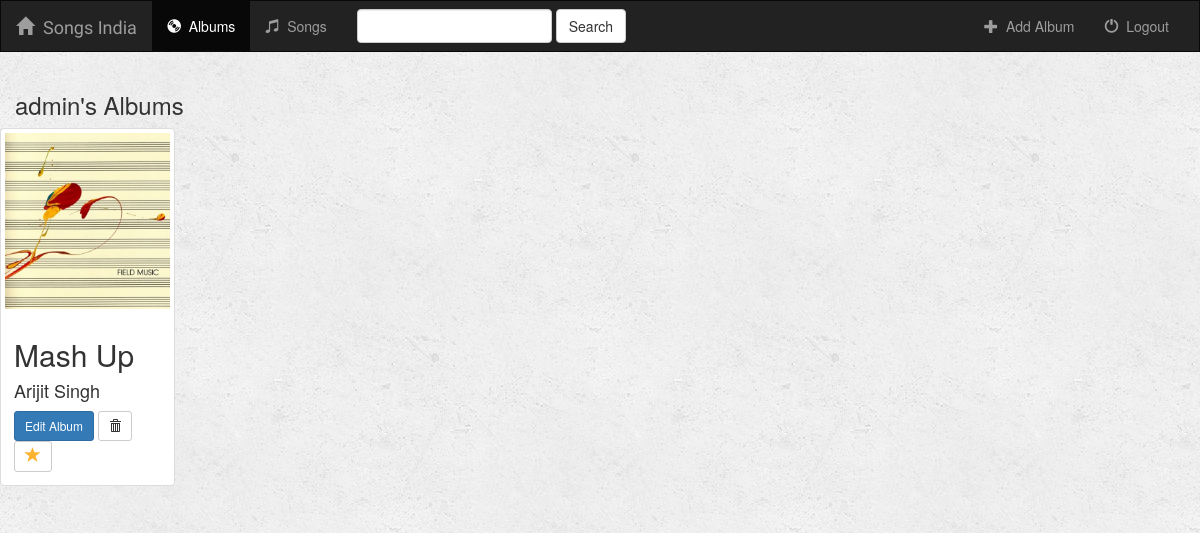
Screenshot of /music/ (signed in) with the database file from the repository.
### music/models.py (models this page shows, shortened)
class Album(models.Model):
    user = models.ForeignKey(User, default=1)
    artist = models.CharField(max_length=250)
    album_title = models.CharField(max_length=500)
    genre = models.CharField(max_length=100)
    album_logo = models.FileField()
    is_favorite = models.BooleanField(default=False)

### music/views.py (the view, shortened to what this page needs)
class IndexView(generic.ListView):
    template_name = 'music/index.html'
    context_object_name = 'albums'
    def get_queryset(self):
        if not self.request.user.is_authenticated():
            self.template_name = 'music/login.html'
            return
        albums = Album.objects.filter(user=self.request.user)
        song_results = Song.objects.all()
        query = self.request.GET.get('search')
        return albums

### music/templates/music/index.html (shortened to what this page needs)
{% extends 'music/base.html' %}
{% block body %}
<div class="albums-container container-fluid">
{% if albums %}
    <div class="row">
        <div class="col-sm-12">
            <h3>{{ user.username }}'s Albums</h3>
        </div>
        <div class="row">
        {% for album in albums %}
            <div class="col-sm-4 col-sm-2">
                <div class="thumbnail">
                    <a href="{% url 'music:detail' album.id %}">
                        <img src="{{ album.album_logo.url }}" class="img-responsive">
                    </a>
                    <div class="caption">
                        <h2>{{ album.album_title }}</h2>
                        <h4>{{ album.artist }}</h4>
                        <a href="{% url 'music:album-update' album.id %}" class="btn btn-primary btn-sm">Edit Album</a>
                        <form action="{% url 'music:album-delete' album.id %}" method="post" style="display: inline;">
                            <button type="submit" class="btn btn-default btn-sm">
                                <span class="glyphicon glyphicon-trash"></span>
                            </button>
                        </form>
                        <a href="{% url 'music:album-favorite' album.id %}" class="btn btn-default btn-sm btn-favorite" role="button">
                            <span class="glyphicon glyphicon-star {% if album.is_favorite %}active{% endif %}"></span>
                        </a>
                    </div>
                </div>
            </div>
        {% endfor %}
        </div>
    </div>
{% endif %}
    </div>
{% endblock %}

### music/static/music/style.css (style rules this page uses)
body { background: white url("images/background.png"); }
.glyphicon-star { color: #CCCCCC; font-size: 16px; }
.glyphicon-star.active { color: #FDB230; }

### rows the page displays
Album: album_logo (picture), album_title "Mash Up", artist "Arijit Singh", is_favorite True (drawn)

### other values shown
{{ user.username }} "admin"
